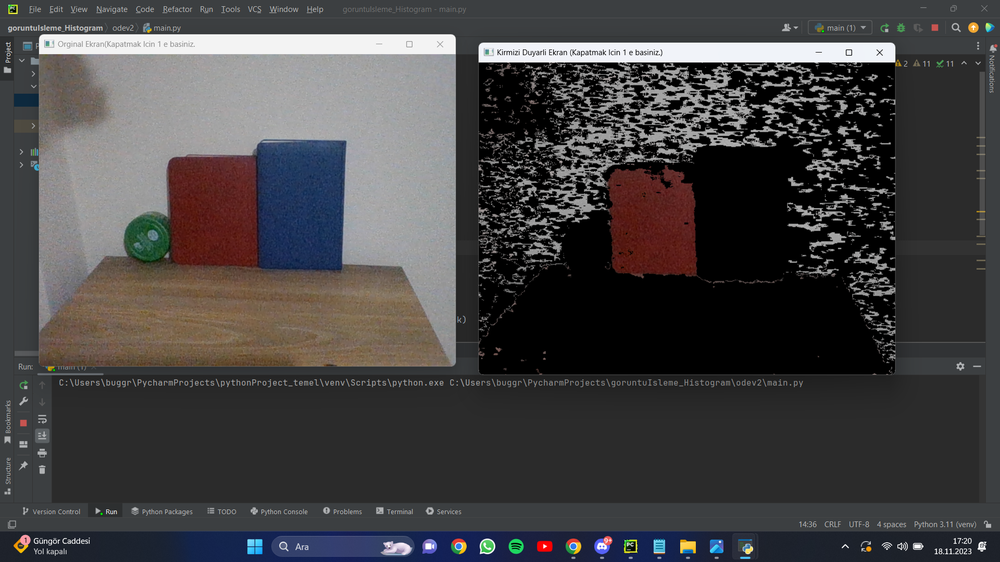
#> input picture odev2/odev_2_image.png, 1000 x 562 px, shrunk from 1920 x 1080 before the run, given in place of the camera
$ python main.py
#> lines starting #> are read from the running program, lines starting #| are printed output that depends on the picture; after the words box and inside, x2 and y2 are one past the last pixel; in counts of white or black regions, pixels touching at a corner belong together
import cv2
import numpy as np

camera = cv2.VideoCapture(0)
sinirlar = [
    ([0, 0, 0], [180, 255, 255]),
    ([0, 0, 0], [5, 255, 255])]
while True:
  ret, frame = camera.read()
#> frame is the input picture: shape (562, 1000, 3); mean B, G, R 67.9, 67.1, 68.8
  if not ret:
      break

  hsv = cv2.cvtColor(frame, cv2.COLOR_BGR2HSV)
#> hsv: shape (562, 1000, 3); mean H, S, V 39.8, 28.3, 73.5
  for (alt_deger, ust_deger) in sinirlar:
    alt_deger = np.array(alt_deger, dtype="uint8")
    ust_deger = np.array(ust_deger, dtype="uint8")
  mask = cv2.inRange(hsv, alt_deger, ust_deger)
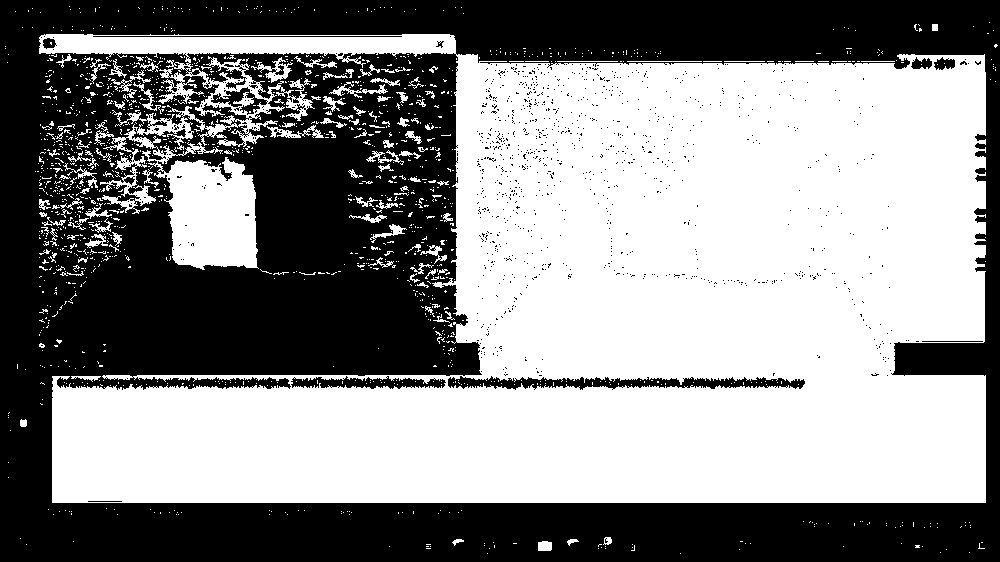
#> mask: shape (562, 1000); 54.6% white; 1064 black regions (1051 under 20 px), largest, box (x1, y1, x2, y2) and area: (0, 0, 1000, 562) 247869, (448, 376, 805, 390) 2742, (291, 376, 446, 389) 1186
  red_frame = cv2.bitwise_and(frame, frame, mask=mask)
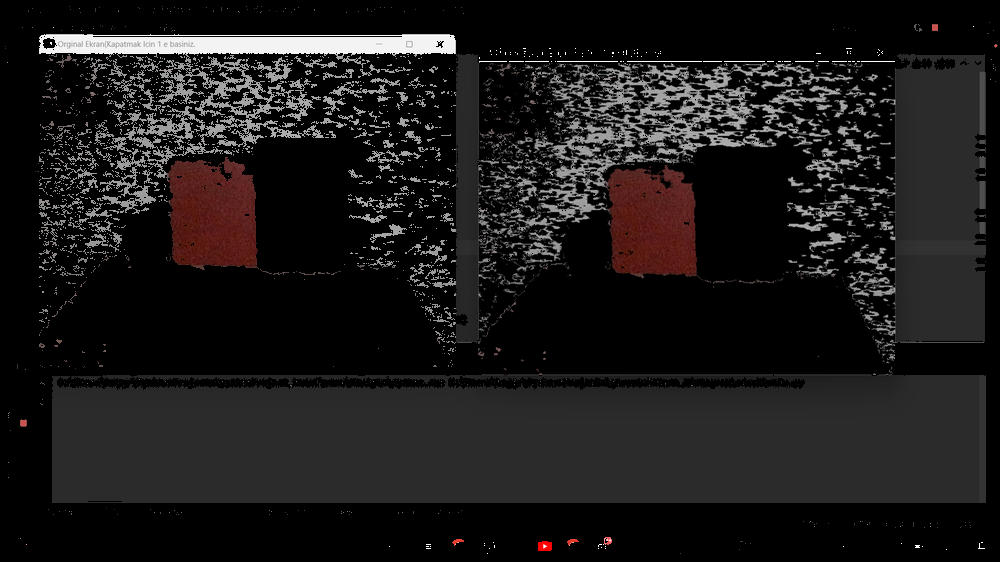
#> red_frame: shape (562, 1000, 3); mean B, G, R 25.5, 25.6, 27.6

  cv2.imshow('Orginal Ekran(Kapatmak Icin 1 e basiniz.', frame)
  cv2.imshow('Kirmizi Duyarli Ekran (Kapatmak Icin 1 e basiniz.)', red_frame)

  if cv2.waitKey(1) & 0xFF == ord('1'):
#> (key Esc is pressed here)
      break
camera.release()
cv2.destroyAllWindows()
